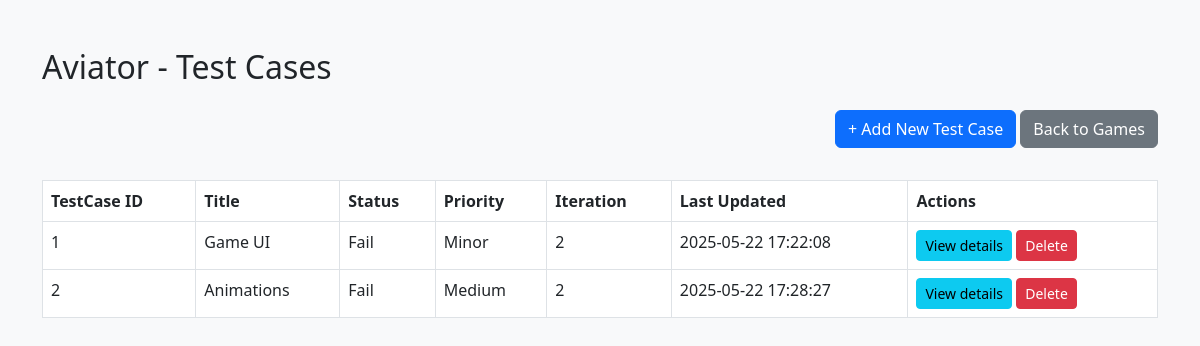
/games/Aviator, run on an earlier commit of the app's database.
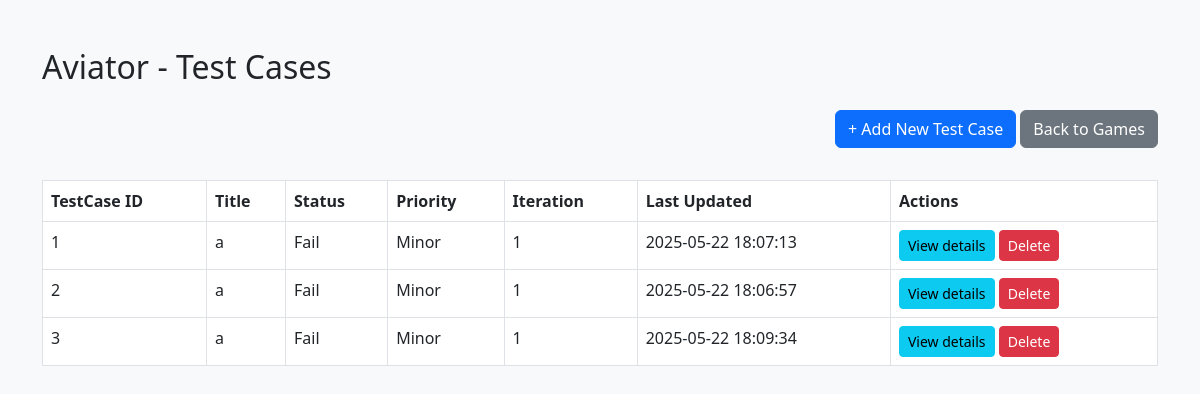
And on a later commit of the database.
### tables this page shows
CREATE TABLE test_cases (
            id INTEGER PRIMARY KEY AUTOINCREMENT,
            game TEXT,
            testcase_number INTEGER,
            title TEXT,
            description TEXT,
            steps TEXT,
            expected_result TEXT,
            actual_result TEXT,
            status TEXT,
            priority TEXT,
            iteration INTEGER,
            created_by TEXT,
            date_created TEXT
        );

### app.py (the view)
@app.route('/games/<game_name>')
def index(game_name):
    test_cases = get_all_test_cases(game_name)
    grouped_cases = defaultdict(list)
    for case in test_cases:
        grouped_cases['All Test Cases'].append(case)
    return render_template('index.html', game_name=game_name, grouped_cases=dict(grouped_cases))

### models.py (called while the page is built)
def get_all_test_cases(game):
    with sqlite3.connect(DB_NAME) as conn:
        conn.row_factory = sqlite3.Row
        c = conn.cursor()
        c.execute('''
            SELECT
                tc.*,
                COALESCE((
                    SELECT MAX(updated_at)
                    FROM test_case_history
                    WHERE test_case_id = tc.id
                ), tc.date_created) AS last_updated
            FROM test_cases tc
            WHERE tc.game = ?
            ORDER BY tc.testcase_number ASC
        ''', (game,))
        return c.fetchall()

### templates/index.html (shortened to what this page needs)
<!DOCTYPE html>
<html lang="en">
<head>
    <link href="https://cdn.jsdelivr.net/npm/bootstrap@5.3.0/dist/css/bootstrap.min.css" rel="stylesheet" />
</head>
<body class="bg-light">
<div class="container mt-5">
    <h2 class="mb-4">{{ game_name }} - Test Cases</h2>
    <div class="text-end mb-3">
        <a href="{{ url_for('add', game_name=game_name) }}" class="btn btn-primary mb-3">+ Add New Test Case</a>
        <a href="{{ url_for('home') }}" class="btn btn-secondary mb-3">Back to Games</a>
    </div>
    {% if grouped_cases['All Test Cases'] %}
        <table class="table table-bordered table-hover bg-white">
            <thead>
                <tr>
                    <th>TestCase ID</th>
                    <th>Title</th>
                    <th>Status</th>
                    <th>Priority</th>
                    <th>Iteration</th>
                    <th>Last Updated</th>
                    <th>Actions</th>
                </tr>
            </thead>
            <tbody>
                {% for case in grouped_cases['All Test Cases'] %}
                <tr>
                    <td>{{ case.testcase_number }}</td>
                    <td>{{ case.title }}</td>
                    <td>{{ case.status }}</td>
                    <td>{{ case.priority }}</td>
                    <td>{{ case.iteration if case.iteration > 0 else '-' }}</td>
                    <td>{{ case.last_updated }}</td>
                    <td>
                        <a href="{{ url_for('view_testcase', game_name=game_name, testcase_id=case.id) }}" class="btn btn-sm btn-info">View details</a>
                        <form action="{{ url_for('delete_testcase', game_name=game_name, testcase_id=case.id) }}" method="post" style="display:inline;" onsubmit="return confirm('Are you sure you want to delete this test case?');">
                            <button type="submit" class="btn btn-danger btn-sm">Delete</button>
                        </form>
                    </td>
                </tr>
                {% endfor %}
            </tbody>
        </table>
    {% else %}
        <p>No test cases found.</p>
    {% endif %}
</div>
</body>
</html>

What changed in the data, as far as the page shows it:
removed test_cases: testcase_number "1", title "Game UI", status "Fail", priority "Minor", iteration "2", last_updated "2025-05-22 17:22:08"
removed test_cases: testcase_number "2", title "Animations", status "Fail", priority "Medium", iteration "2", last_updated "2025-05-22 17:28:27"
added test_cases: testcase_number "1", title "a", status "Fail", priority "Minor", iteration "1", last_updated "2025-05-22 18:07:13"
added test_cases: testcase_number "2", title "a", status "Fail", priority "Minor", iteration "1", last_updated "2025-05-22 18:06:57"
added test_cases: testcase_number "3", title "a", status "Fail", priority "Minor", iteration "1", last_updated "2025-05-22 18:09:34"
